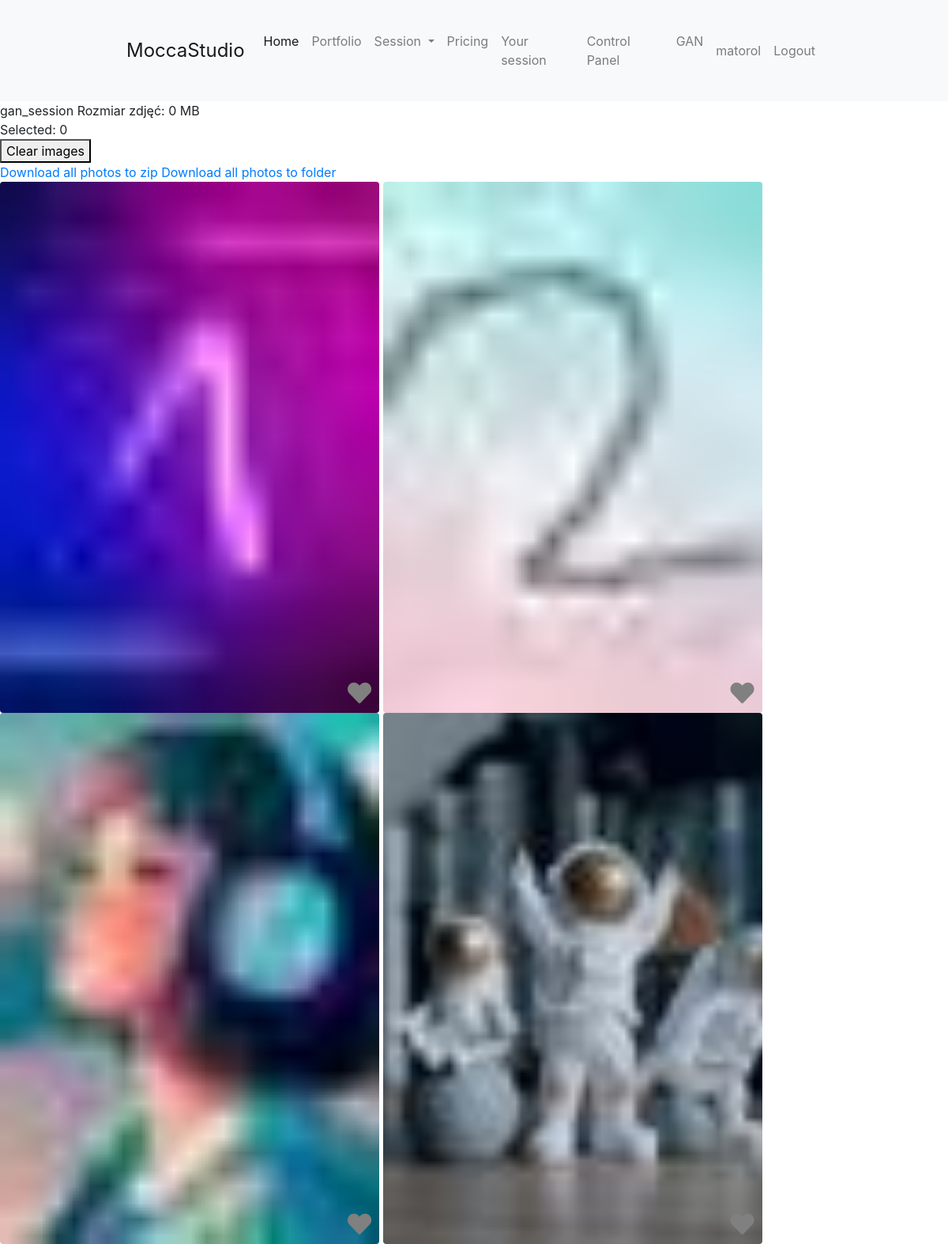
Screenshot of /session/gan_session/ (signed in) with the database file from the repository.
### main/models.py (models this page shows, shortened)
class Session(models.Model):
    name = models.CharField(max_length=100, unique=True)
    password = models.CharField(max_length=100, default="password")

class Photo(models.Model):
    title = models.CharField(max_length=255)
    image = models.ImageField(upload_to='photos/')
    session = models.ForeignKey(Session, on_delete=models.CASCADE,null=True)
    selected_to_edit = models.BooleanField(default=False)
    thumbnail = models.ImageField(upload_to='thumbnails/', blank=True, null=True)
    thumbnail_medium = models.ImageField(upload_to='thumbnails_medium/', blank=True, null=True)

### main/views.py (the view, shortened to what this page needs)
# urls.py: path('session/<str:name>/', views.view_session, name='view_session'),
def view_session(request, name):
    session = get_object_or_404(Session, name=name)
    photos = session.photo_set.all()
    photos_size = []
    context = {}
    for photo in photos:
        photos_size.append(photo.image.size/(1024*1024))
    photos_size_in_session = round(sum(photos_size))
    if request.user.is_superuser:
        context = {'session': session, 'photos':photos, 'photos_size_in_session':photos_size_in_session}
        return render(request, 'main/session/private_session.html', context)

### main/templates/main/session/private_session.html (shortened to what this page needs)
{% extends 'main/session/session_template.html' %}
{% block content %}
{% if user.is_superuser %}
    {{session.name}}
    Rozmiar zdjęć: {{photos_size_in_session}} MB
{% endif %}
<div id="selectedCounter">Selected: </div>
<button id="clearButton">Clear images</button>
<a href="{% url 'download_photos_zip' name=session.name %}">Download all photos to zip</a>
<a href="{% url 'download_photos_folder' name=session.name%}">Download all photos to folder</a>
<section class="gallery min-vh-100">
    <div class="container-lg">
        <div class="row row-cols-1 row-cols-sm-2 row-cols-md-3">
            <div class="col">
            {% for photo in photos %}
                <a href="{{photo.image.url}}" data-lightbox="lightbox" data-title="{{photo.title}}"
                     data-gallery="photo_gallery" data-photo-id="{{ photo.id }}" class="photo-container">
                    <img src="{{photo.thumbnail_medium.url}}" class=" shadow-1-strong rounded" loading="lazy"
                    alt="{{ photo.id }}" data-selected="{{ photo.selected_to_edit }}"/>
                    <i class="fas fa-heart like-icon" data-photo-id="{{ photo.id }}"></i>
                </a>
            {% endfor %}
        </div>
        </div>
    </div>
</section>
{% endblock %}

### main/templates/main/base.html (shortened to what this page needs)
<!DOCTYPE html>
<html lang="en">
<head>
    <link rel="stylesheet" href="https://cdn.jsdelivr.net/npm/bootstrap@4.3.1/dist/css/bootstrap.min.css">
    <link rel="stylesheet" href="https://cdnjs.cloudflare.com/ajax/libs/font-awesome/5.15.3/css/all.min.css">
    {% load static %}
    <link rel="stylesheet" type="text/css" href="{% static 'base.css' %}">
    <link rel="stylesheet" type="text/css" href="{% static 'lightbox/lightbox.min.css' %}">
</head>
<body>
    {% block nav %}
    <nav class="navbar navbar-expand-lg navbar-light bg-light">
        <a class="navbar-brand" href="/">MoccaStudio</a>
        <div class="collapse navbar-collapse" id="navbarSupportedContent">
        <ul class="navbar-nav mr-auto">
            <li class="nav-item active">
                <a class="nav-link" href="/home">Home <span class="sr-only">(current)</span></a>
            </li>
            <li class="nav-item">
                <a class="nav-link" href="/portfolio">Portfolio</a>
            </li>
            <li class="nav-item dropdown">
                <a class="nav-link dropdown-toggle" href="#" id="navbarDropdown" role="button" data-toggle="dropdown" aria-haspopup="true" aria-expanded="false">
                    Session
                </a>
            </li>
            <li class="nav-item">
                <a class="nav-link" href="/pricing">Pricing</a>
            </li>
            {% if user.is_authenticated %}
            <li class="nav-item">
                <a class="nav-link" href="/sessions/{{user.username}}">Your session</a>
            </li>
            {% endif %}
            {% if user.is_superuser %}
            <li class="nav-item">
                <a class="nav-link" href="/control_panel">Control Panel</a>
            </li>
            <li class="nav-item">
                <a class="nav-link" href="/gan_control_panel">GAN</a>
            </li>
            {% endif %}
        </ul>
        <ul class="navbar-nav ml-auto">
            {% if user.is_authenticated %}
                <li class="nav-item">
                    <a class="nav-link" href="/profile">{{user.username}}</a>
                </li>
                <span class="nav-item">
                    <a class="nav-link" href="/logout">Logout</a>
                </span>
            {% endif %}
        </ul>
        </div>
    </nav>
    {% endblock %}
    {% block content %}
    {% endblock %}
</body>
</html>

### main/static/base.css (style rules this page uses)
body { font-size: 1.0rem; }
.navbar { padding: 2rem 10rem; }
.navbar-brand { font-size: 1.5rem; }

### main/templates/main/session/private_session.html (style rules this page uses)
img { width: 40vmin; height: 56vmin; object-fit:cover; object-position:center; }
.photo-container { position: relative; display: inline-block; }
.like-icon { position: absolute; bottom: 10px; right: 10px; color: gray; cursor: pointer; font-size: 30px; }

### rows the page displays
Session: name "gan_session"
Photo: thumbnail_medium (picture)
Photo: thumbnail_medium (picture)
Photo: thumbnail_medium (picture)
Photo: thumbnail_medium (picture)

### other values shown
{{ user.username }} "matorol"
{{ photos_size_in_session }} "0"
